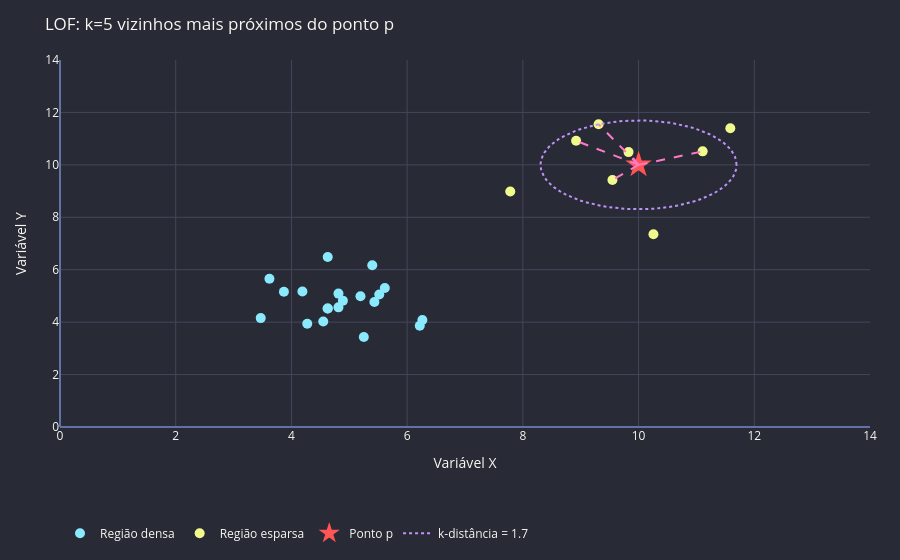

Notebook code for this chart:
### Markdown cell above
## 5. LOF: k-Vizinhos Mais Próximos

Mostra como o LOF encontra os k vizinhos mais próximos de cada ponto.

### Code cell
np.random.seed(42)
# Região densa
dense_x = np.random.normal(5, 0.8, 20)
dense_y = np.random.normal(5, 0.8, 20)

# Região esparsa
sparse_x = np.random.normal(10, 1.5, 8)
sparse_y = np.random.normal(10, 1.5, 8)

# Ponto de teste
test_x, test_y = 10, 10

fig_lof_neighbors = go.Figure()

# Região densa
fig_lof_neighbors.add_trace(go.Scatter(
    x=dense_x, y=dense_y, mode='markers', name='Região densa',
    marker=dict(color=DRACULA['cyan'], size=10),
))

# Região esparsa
fig_lof_neighbors.add_trace(go.Scatter(
    x=sparse_x, y=sparse_y, mode='markers', name='Região esparsa',
    marker=dict(color=DRACULA['yellow'], size=10),
))

# Ponto de teste
fig_lof_neighbors.add_trace(go.Scatter(
    x=[test_x], y=[test_y], mode='markers', name='Ponto p',
    marker=dict(color=DRACULA['red'], size=20, symbol='star'),
))

# k=5 vizinhos mais próximos (da região esparsa)
all_x = np.concatenate([dense_x, sparse_x, [test_x]])
all_y = np.concatenate([dense_y, sparse_y, [test_y]])
distances = np.sqrt((all_x - test_x)**2 + (all_y - test_y)**2)
k = 5
neighbor_indices = np.argsort(distances)[1:k+1]  # skip self

for idx in neighbor_indices:
    fig_lof_neighbors.add_trace(go.Scatter(
        x=[test_x, all_x[idx]], y=[test_y, all_y[idx]], mode='lines',
        line=dict(color=DRACULA['pink'], width=2, dash='dash'),
        showlegend=False,
    ))

# Círculo k-distância
k_dist = distances[neighbor_indices[-1]]
theta = np.linspace(0, 2*np.pi, 100)
fig_lof_neighbors.add_trace(go.Scatter(
    x=test_x + k_dist*np.cos(theta), y=test_y + k_dist*np.sin(theta),
    mode='lines', name=f'k-distância = {k_dist:.1f}',
    line=dict(color=DRACULA['purple'], width=2, dash='dot'),
))

fig_lof_neighbors.update_xaxes(title="Variável X", range=[0, 14])
fig_lof_neighbors.update_yaxes(title="Variável Y", range=[0, 14])
fig_lof_neighbors = apply_dracula(fig_lof_neighbors, f"LOF: k={k} vizinhos mais próximos do ponto p")
fig_lof_neighbors.show()

### Figure 1 — Plotly figure (JSON) as saved in the notebook; plotly's stock layout.template omitted (floating-point values rounded to 4 significant figures)
{"data": [{"marker": {"color": "#8be9fd", "size": 10}, "mode": "markers", "name": "Região densa", "type": "scatter", "x": [5.397, 4.889, 5.518, 6.218, 4.813, 4.813, 6.263, 5.614, 4.624, 5.434, 4.629, 4.627, 5.194, 3.469, 3.62, 4.55, 4.19, 5.251, 4.274, 3.87], "y": [6.173, 4.819, 5.054, 3.86, 4.564, 5.089, 4.079, 5.301, 4.519, 4.767, 4.519, 6.482, 4.989, 4.154, 5.658, 4.023, 5.167, 3.432, 3.937, 5.157]}, {"marker": {"color": "#f1fa8c", "size": 10}, "mode": "markers", "name": "Região esparsa", "type": "scatter", "x": [11.11, 10.26, 9.827, 9.548, 7.782, 8.92, 9.309, 11.59], "y": [10.52, 7.355, 10.49, 9.422, 8.985, 10.92, 11.55, 11.4]}, {"marker": {"color": "#ff5555", "size": 20, "symbol": "star"}, "mode": "markers", "name": "Ponto p", "type": "scatter", "x": [10], "y": [10]}, {"line": {"color": "#ff79c6", "dash": "dash", "width": 2}, "mode": "lines", "showlegend": false, "type": "scatter", "x": [10, 9.827], "y": [10, 10.49]}, {"line": {"color": "#ff79c6", "dash": "dash", "width": 2}, "mode": "lines", "showlegend": false, "type": "scatter", "x": [10, 9.548], "y": [10, 9.422]}, {"line": {"color": "#ff79c6", "dash": "dash", "width": 2}, "mode": "lines", "showlegend": false, "type": "scatter", "x": [10, 11.11], "y": [10, 10.52]}, {"line": {"color": "#ff79c6", "dash": "dash", "width": 2}, "mode": "lines", "showlegend": false, "type": "scatter", "x": [10, 8.92], "y": [10, 10.92]}, {"line": {"color": "#ff79c6", "dash": "dash", "width": 2}, "mode": "lines", "showlegend": false, "type": "scatter", "x": [10, 9.309], "y": [10, 11.55]}, {"line": {"color": "#bd93f9", "dash": "dot", "width": 2}, "mode": "lines", "name": "k-distância = 1.7", "type": "scatter", "x": [11.69, 11.69, 11.68, 11.66, 11.64, 11.61, 11.57, 11.53, 11.48, 11.42, 11.36, 11.3, 11.23, 11.15, 11.07, 10.98, 10.89, 10.8, 10.7, 10.6, 10.5, 10.4, 10.29, 10.19, 10.08, 9.973, 9.866, 9.759, 9.653, 9.549, 9.446, 9.346, 9.248, 9.153, 9.062, 8.974, 8.891, 8.812, 8.738, 8.669, 8.605, 8.547, 8.494, 8.448, 8.408, 8.375, 8.348, 8.327, 8.314, 8.307, 8.307, 8.314, 8.327, 8.348, 8.375, 8.408, 8.448, 8.494, 8.547, 8.605, 8.669, 8.738, 8.812, 8.891, 8.974, 9.062, 9.153, 9.248, 9.346, 9.446, 9.549, 9.653, 9.759, 9.866, 9.973, 10.08, 10.19, 10.29, 10.4, 10.5, 10.6, 10.7, 10.8, 10.89, 10.98, 11.07, 11.15, 11.23, 11.3, 11.36, 11.42, 11.48, 11.53, 11.57, 11.61, 11.64, 11.66, 11.68, 11.69, 11.69], "y": [10.0, 10.11, 10.21, 10.32, 10.43, 10.53, 10.63, 10.73, 10.82, 10.92, 11.0, 11.09, 11.17, 11.24, 11.31, 11.38, 11.44, 11.49, 11.54, 11.58, 11.62, 11.65, 11.67, 11.68, 11.69, 11.69, 11.69, 11.68, 11.66, 11.63, 11.6, 11.56, 11.52, 11.47, 11.41, 11.35, 11.28, 11.21, 11.13, 11.05, 10.96, 10.87, 10.78, 10.68, 10.58, 10.48, 10.37, 10.27, 10.16, 10.05, 9.946, 9.839, 9.732, 9.627, 9.523, 9.421, 9.321, 9.224, 9.13, 9.039, 8.953, 8.871, 8.793, 8.72, 8.652, 8.59, 8.533, 8.482, 8.438, 8.399, 8.367, 8.342, 8.323, 8.311, 8.306, 8.308, 8.317, 8.332, 8.354, 8.383, 8.418, 8.459, 8.507, 8.561, 8.62, 8.685, 8.756, 8.831, 8.911, 8.996, 9.084, 9.176, 9.272, 9.37, 9.471, 9.575, 9.679, 9.786, 9.893, 10.0]}], "layout": {"font": {"color": "#f8f8f2"}, "legend": {"orientation": "h", "y": -0.25}, "margin": {"b": 55, "l": 60, "r": 30, "t": 60}, "paper_bgcolor": "#282a36", "plot_bgcolor": "#282a36", "showlegend": true, "title": {"text": "LOF: k=5 vizinhos mais próximos do ponto p"}, "xaxis": {"gridcolor": "#44475a", "range": [0, 14], "title": {"text": "Variável X"}, "zerolinecolor": "#6272a4"}, "yaxis": {"gridcolor": "#44475a", "range": [0, 14], "title": {"text": "Variável Y"}, "zerolinecolor": "#6272a4"}}}
